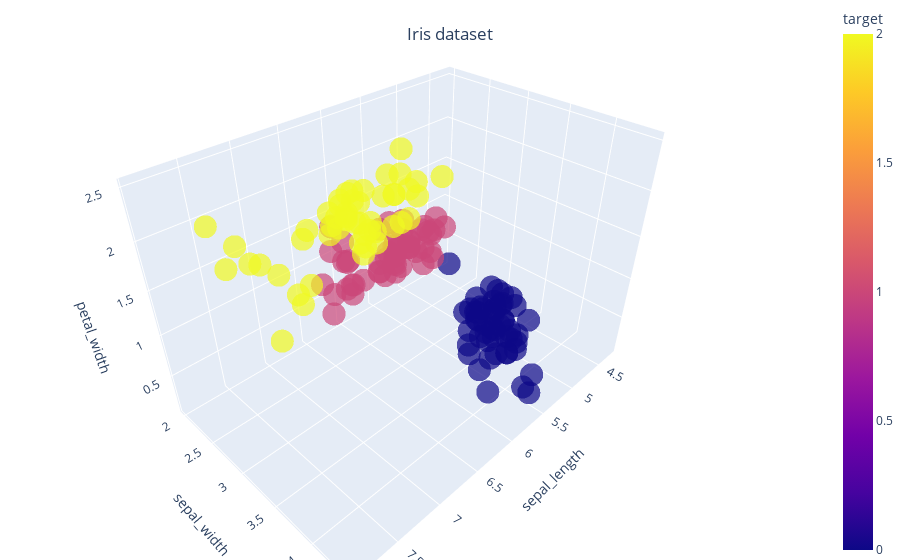

This figure's notebook cell:
### Markdown cell above
### Run and Play

### Code cell
feature_matrix, target = load_dataset()
plot3d_iris_dataset(feature_matrix, target, 'Iris dataset')

### Figure 1 — Plotly figure (JSON) as saved in the notebook; plotly's stock layout.template omitted (floating-point values rounded to 4 significant figures; data arrays with more than 128 entries replaced by an {"elided": "..."} marker saying what was removed)
{"data": [{"hovertemplate": "sepal_length=%{x}<br>sepal_width=%{y}<br>petal_width=%{z}<br>target=%{marker.color}<extra></extra>", "legendgroup": "", "marker": {"color": {"elided": "150 int values"}, "coloraxis": "coloraxis", "opacity": 0.7, "symbol": "circle"}, "mode": "markers", "name": "", "scene": "scene", "showlegend": false, "type": "scatter3d", "x": {"elided": "150 float values"}, "y": {"elided": "150 float values"}, "z": {"elided": "150 float values"}}], "layout": {"coloraxis": {"colorbar": {"title": {"text": "target"}}, "colorscale": [[0, "#0d0887"], [0.1111, "#46039f"], [0.2222, "#7201a8"], [0.3333, "#9c179e"], [0.4444, "#bd3786"], [0.5556, "#d8576b"], [0.6667, "#ed7953"], [0.7778, "#fb9f3a"], [0.8889, "#fdca26"], [1, "#f0f921"]]}, "legend": {"tracegroupgap": 0}, "margin": {"b": 0, "l": 0, "r": 0, "t": 0}, "scene": {"domain": {"x": [0, 1], "y": [0, 1]}, "xaxis": {"title": {"text": "sepal_length"}}, "yaxis": {"title": {"text": "sepal_width"}}, "zaxis": {"title": {"text": "petal_width"}}}, "title": {"text": "Iris dataset", "x": 0.5, "xanchor": "center", "y": 0.95, "yanchor": "top"}}}
